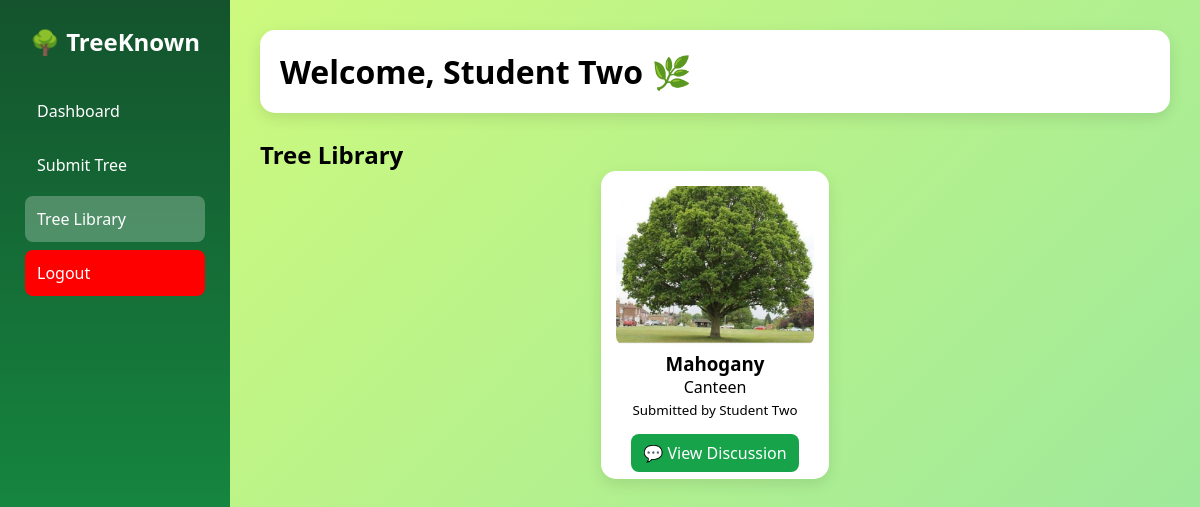
The app's page /Student_Tabs/dashboard.php?tab=library (signed in) with its own data.
### tables this page shows
CREATE TABLE IF NOT EXISTS TREE_SUBMISSIONS (
    tree_id INT AUTO_INCREMENT PRIMARY KEY,

    species_guess VARCHAR(100) NOT NULL,   
    species_id INT NULL,                  

    location_name VARCHAR(100) NOT NULL,
    lat DECIMAL(10,7) NULL,
    lng DECIMAL(10,7) NULL,

    photo VARCHAR(255) NULL,

    submitted_by INT NOT NULL,
    verified_by INT NULL,

    review_note TEXT,

    status ENUM('pending','approved','rejected') DEFAULT 'pending',

    date_submitted DATETIME DEFAULT CURRENT_TIMESTAMP,

    FOREIGN KEY (species_id) REFERENCES TREE_LIBRARY(treelib_id)
        ON DELETE SET NULL
        ON UPDATE CASCADE,

    FOREIGN KEY (submitted_by) REFERENCES USERS(user_id)
        ON DELETE CASCADE
        ON UPDATE CASCADE,

    FOREIGN KEY (verified_by) REFERENCES USERS(user_id)
        ON DELETE SET NULL
        ON UPDATE CASCADE
);

CREATE TABLE IF NOT EXISTS USERS (
    user_id INT AUTO_INCREMENT PRIMARY KEY,
    name VARCHAR(100) NOT NULL,
    email VARCHAR(100) NOT NULL UNIQUE,
    password VARCHAR(255) NOT NULL,
    role ENUM('admin','teacher','student') NOT NULL,
    student_id VARCHAR(20) NULL,
    status ENUM('pending','approved','rejected') DEFAULT 'pending',
    created_at TIMESTAMP DEFAULT CURRENT_TIMESTAMP
);

### Student_Tabs/dashboard.php (the view, shortened to what this page needs)
<?php
include __DIR__ . '/../config/db.php';
$user_name = $_SESSION['user_name'] ?? 'Student';
$tab = $_GET['tab'] ?? 'dashboard';
?>
<!DOCTYPE html>
<html>
<head>
<link rel="stylesheet" href="https://unpkg.com/leaflet/dist/leaflet.css"/>
</head>
<body>
<div class="sidebar">
<h2>🌳 TreeKnown</h2>
<a href="?tab=dashboard" class="<?= $tab=='dashboard'?'active':'' ?>">Dashboard</a>
<a href="?tab=submit" class="<?= $tab=='submit'?'active':'' ?>">Submit Tree</a>
<a href="?tab=library" class="<?= $tab=='library'?'active':'' ?>">Tree Library</a>
<a href="../logout.php" style="background:red;">Logout</a>
</div>
<div class="main">
<header>
<h1>Welcome, <?= htmlspecialchars($user_name) ?> 🌿</h1>
</header>
<?php
switch($tab){
?>
<?php
case 'library':
$trees = $conn->query("
SELECT t.tree_id,s.tree_name,t.species_guess,t.location_name,u.name AS submitted_by,t.photo
FROM TREE_SUBMISSIONS t
JOIN USERS u ON t.submitted_by=u.user_id
LEFT JOIN TREE_LIBRARY s ON t.species_id=s.treelib_id
WHERE t.status='approved'
ORDER BY t.date_submitted DESC
")->fetchAll(PDO::FETCH_ASSOC);
echo "<h2>Tree Library</h2>";
echo "<div class='tree-grid'>";
foreach($trees as $t){
    $photo = $t['photo'] ? "../uploads/".$t['photo'] : "https://via.placeholder.com/150";
    $name = $t['tree_name'] ?? $t['species_guess'];
    echo "<div class='tree-card'>
    <img src='$photo'>
    <h3>$name</h3>
    <p>{$t['location_name']}</p>
    <small>Submitted by {$t['submitted_by']}</small><br><br>
    <a href='?tab=tree&id={$t['tree_id']}' style='background:#16a34a;color:white;padding:8px 12px;border-radius:8px;text-decoration:none;'>💬 View Discussion</a>
    </div>";
}
echo "</div>";
break;
}
?>
</div>
</body>
</html>

### Student_Tabs/dashboard.php (style rules this page uses)
* { margin:0;padding:0;box-sizing:border-box;font-family:Segoe UI; }
body { background:linear-gradient(135deg,#d4fc79,#96e6a1);display:flex;min-height:100vh; }
.sidebar { width:230px;height:100vh;background:linear-gradient(180deg,#14532d,#16a34a);padding:25px;color:white;position:fixed; }
.sidebar h2 { text-align:center;margin-bottom:30px; }
.sidebar a { display:block;padding:12px;margin:8px 0;color:white;text-decoration:none;border-radius:8px;transition:0.3s; }
.sidebar a.active { background:rgba(255,255,255,0.25); }
.main { margin-left:230px;padding:30px;width:100%; }
header { background:white;padding:20px;border-radius:15px;box-shadow:0 5px 15px rgba(0,0,0,0.1);margin-bottom:25px; }
.tree-grid { display:grid;grid-template-columns:repeat(auto-fit,minmax(220px,1fr));gap:20px; }
.tree-card { background:white; border-radius:15px; padding:15px; text-align:center; box-shadow:0 5px 15px rgba(0,0,0,0.1); max-width:250px; margin:auto; }
.tree-card img { width:100%; height:160px; object-fit:cover; border-radius:10px; }

### records on screen
tree_submissions: photo (picture), species_guess "Mahogany", location_name "Canteen", submitted_by.name "Student Two"

### other values on screen
$user_name "Student Two"
